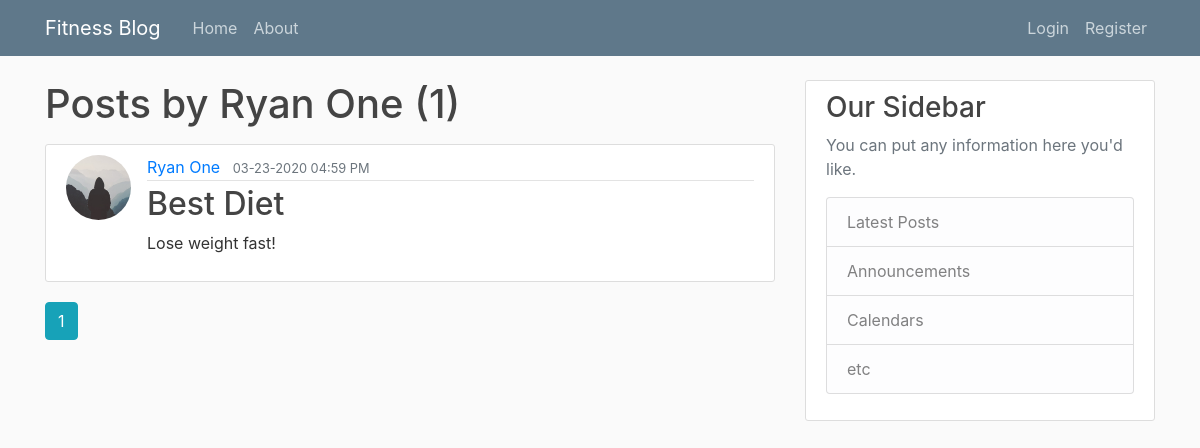
/user/Ryan One, run on an earlier commit of the app's database.
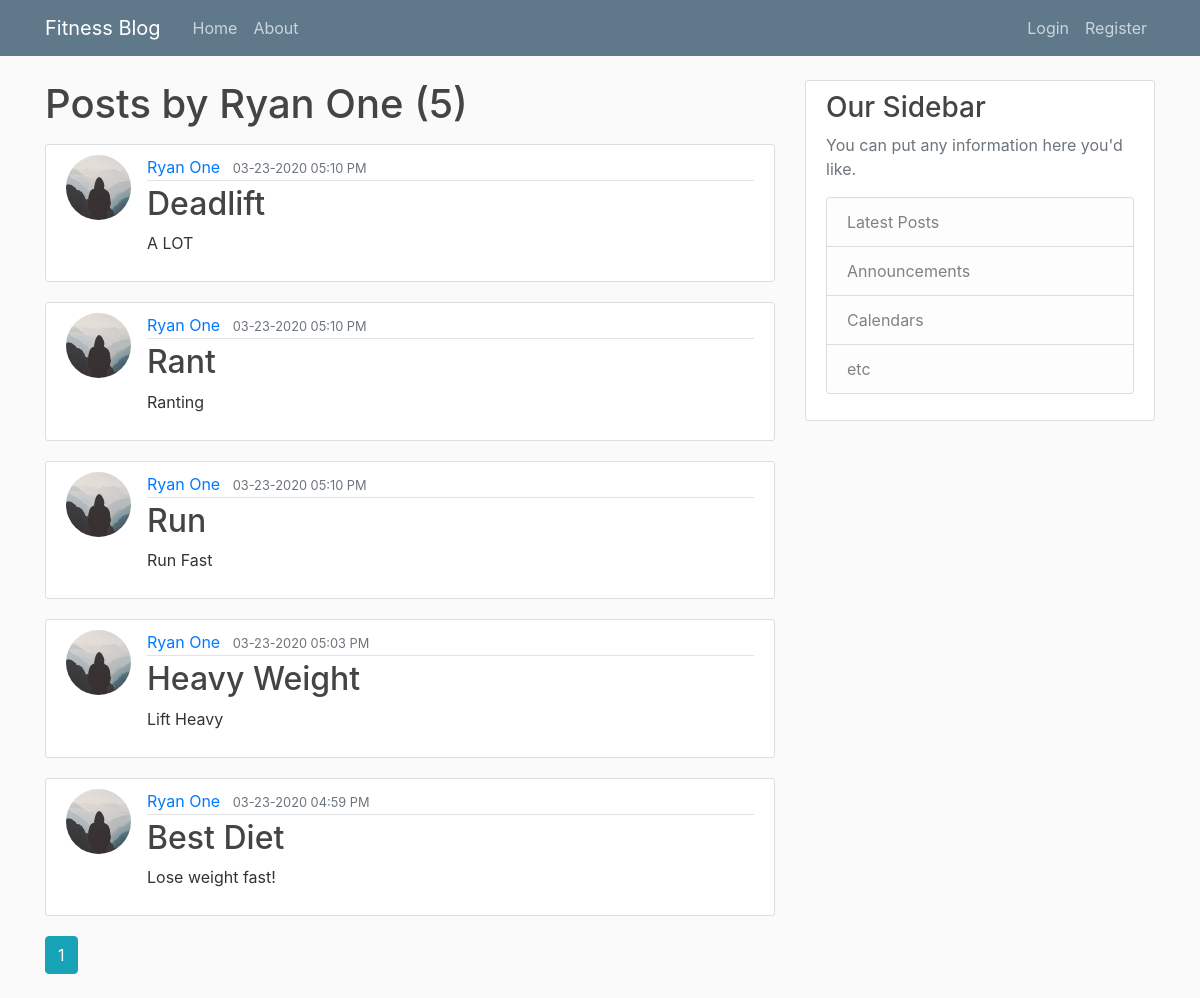
And on a later commit of the database.
### fitnessblog/models.py (models this page shows, shortened)
class Post(db.Model):
    id = db.Column(db.Integer, primary_key=True)
    title = db.Column(db.String(100), nullable=False)
    date_posted = db.Column(db.DateTime, nullable=False, default=datetime.utcnow)
    content = db.Column(db.Text, nullable=False)
    category = db.Column(db.Text, nullable=False)
    user_id = db.Column(db.Integer, db.ForeignKey("user.id"), nullable=False)

class User(db.Model, UserMixin):
    id = db.Column(db.Integer, primary_key=True)
    username = db.Column(db.String(20), unique=True, nullable=False)
    email = db.Column(db.String(120), unique=True, nullable=False)
    image_file = db.Column(db.String(20), nullable=False, default="default.jpg")
    password = db.Column(db.String(60), nullable=False)
    posts = db.relationship("Post", backref="author", lazy=True)

### fitnessblog/users/routes.py (the view)
@users.route("/user/<string:username>")
def user_posts(username):
    page = request.args.get("page", 1, type=int)
    user = User.query.filter_by(username=username).first_or_404()
    posts = (
        Post.query.filter_by(author=user)
        .order_by(Post.date_posted.desc())
        .paginate(page=page, per_page=5)
    )
    return render_template("user_posts.html", posts=posts, user=user)

### fitnessblog/templates/user_posts.html
{% extends "layout.html" %}
{% block content %}
  <h1 class="mb-3">Posts by {{ user.username }} ({{ posts.total }})</h1>
  {% for post in posts.items %}
    <article class="media content-section">
      <img class="rounded-circle article-img" src="{{ url_for('static', filename='profile_pics/' + post.author.image_file) }}">
      <div class="media-body">
        <div class="article-metadata">
          <a class="mr-2" href="{{ url_for('users.user_posts', username=post.author.username) }}">{{ post.author.username }}</a>
          <small class="text-muted">{{ post.date_posted.strftime('%m-%d-%Y %I:%M %p') }}</small>
        </div>
        <h2><a class="article-title" href="{{ url_for('posts.post', post_id=post.id) }}">{{ post.title }}</a></h2>
        <p class="article-content">{{ post.content }}</p>
      </div>
    </article>
  {% endfor %}
  {% for page_num in posts.iter_pages(left_edge=1, right_edge=1, left_current=1, right_current=2) %}
    {% if page_num %}
      {% if posts.page == page_num %}
        <a class="btn btn-info mb-4" href="{{ url_for('users.user_posts', username=user.username, page=page_num) }}">{{ page_num }}</a>
      {% else %}
      <a class="btn btn-outline-info mb-4" href="{{ url_for('users.user_posts', username=user.username, page=page_num) }}">{{ page_num }}</a>
      {% endif %}
    {% else %}
      ...
    {% endif %}
  {% endfor %}
{% endblock content %}

What changed in the data, as far as the page shows it:
added Post: image_file (placeholder picture), author.username "Ryan One", date_posted "03-23-2020 05:10 PM", title "Deadlift", content "A LOT"
added Post: image_file (placeholder picture), author.username "Ryan One", date_posted "03-23-2020 05:10 PM", title "Rant", content "Ranting"
added Post: image_file (placeholder picture), author.username "Ryan One", date_posted "03-23-2020 05:10 PM", title "Run", content "Run Fast"
added Post: image_file (placeholder picture), author.username "Ryan One", date_posted "03-23-2020 05:03 PM", title "Heavy Weight", content "Lift Heavy"
Also different on the page:
{{ posts.total }}: "1" → "5"
